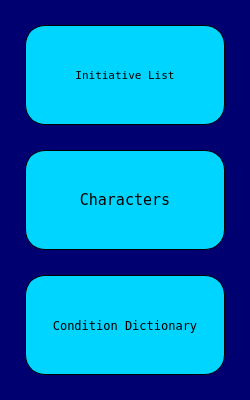
<?xml version="1.0" encoding="UTF-8"?>
<ui version="4.0">
 <class>MainWindow</class>
 <widget class="QMainWindow" name="MainWindow">
  <property name="geometry">
   <rect>
    <x>0</x>
    <y>0</y>
    <width>250</width>
    <height>400</height>
   </rect>
  </property>
  <property name="windowTitle">
   <string>MainWindow</string>
  </property>
  <property name="styleSheet">
   <string notr="true">#MainWindow {
	background-color: rgb(0, 0, 112);
}</string>
  </property>
  <property name="tabShape">
   <enum>QTabWidget::Rounded</enum>
  </property>
  <widget class="QWidget" name="centralwidget">
   <widget class="QPushButton" name="openInit">
    <property name="geometry">
     <rect>
      <x>25</x>
      <y>25</y>
      <width>200</width>
      <height>100</height>
     </rect>
    </property>
    <property name="font">
     <font>
      <family>Fixedsys</family>
      <pointsize>8</pointsize>
      <weight>50</weight>
      <bold>false</bold>
     </font>
    </property>
    <property name="styleSheet">
     <string notr="true">#openInit{
	background-color: rgb(0, 213, 255);
	border: 1px solid;
	border-radius: 20px
}

#openInit:hover{
	background-color: rgb(0, 150, 165);
	border: 1px solid;
	border-radius: 20px
}</string>
    </property>
    <property name="text">
     <string>Initiative List</string>
    </property>
   </widget>
   <widget class="QPushButton" name="openChars">
    <property name="geometry">
     <rect>
      <x>25</x>
      <y>150</y>
      <width>200</width>
      <height>100</height>
     </rect>
    </property>
    <property name="font">
     <font>
      <family>Fixedsys</family>
      <pointsize>11</pointsize>
     </font>
    </property>
    <property name="styleSheet">
     <string notr="true">#openChars{
	background-color: rgb(0, 213, 255);
	border: 1px solid;
	border-radius: 20px
}

#openChars:hover{
	background-color: rgb(0, 150, 165);
	border: 1px solid;
	border-radius: 20px
}</string>
    </property>
    <property name="text">
     <string>Characters</string>
    </property>
   </widget>
   <widget class="QPushButton" name="openDict">
    <property name="geometry">
     <rect>
      <x>25</x>
      <y>275</y>
      <width>200</width>
      <height>100</height>
     </rect>
    </property>
    <property name="font">
     <font>
      <family>Fixedsys</family>
     </font>
    </property>
    <property name="styleSheet">
     <string notr="true">#openDict{
	background-color: rgb(0, 213, 255);
	border: 1px solid;
	border-radius: 20px
}

#openDict:hover{
	background-color: rgb(0, 150, 165);
	border: 1px solid;
	border-radius: 20px
}</string>
    </property>
    <property name="text">
     <string>Condition Dictionary</string>
    </property>
   </widget>
  </widget>
 </widget>
 <resources/>
 <connections/>
</ui>
